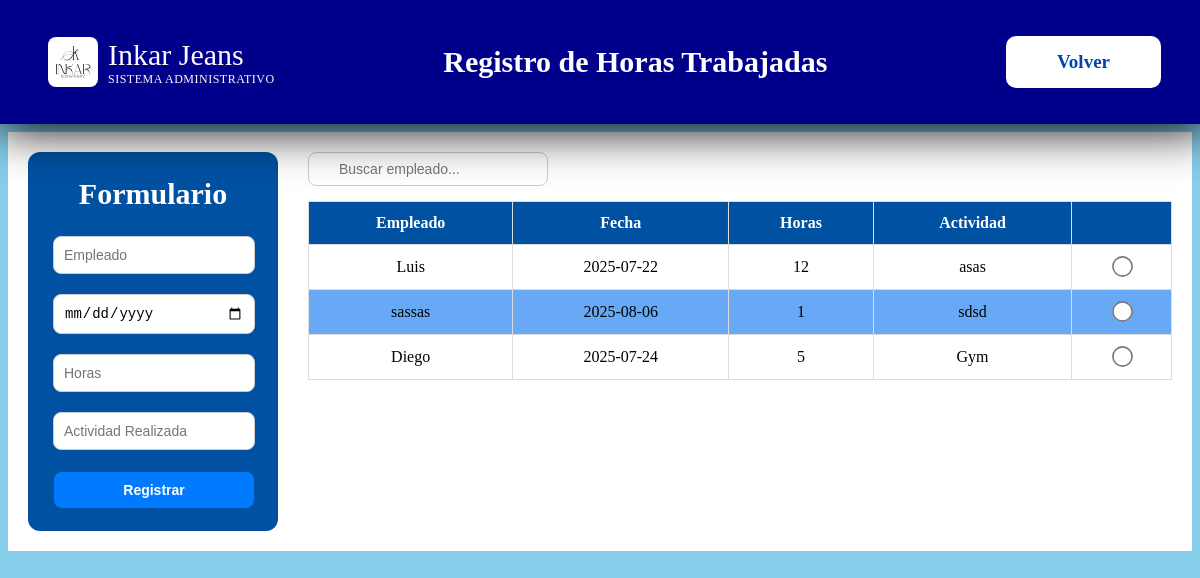
Screenshot of /horas with the database file from the repository.
### app.py (models this page shows)
class HorasTrabajadas(tablita):
    __tablename__ = "Horas"
    id = Column(Integer, primary_key=True)
    empleado = Column(String(100), nullable=False)
    fecha = Column(String(20), nullable=False)
    horas = Column(Integer, nullable=False)
    actividad = Column(String(200), nullable=False)

### app.py (the view, shortened to what this page needs)
@app.route('/horas', methods=['GET', 'POST'])
def horas_trabajadas():
    horas = session.query(HorasTrabajadas).all()
    return render_template('horas_trabajadas.html', horas=horas)

### templates/horas_trabajadas.html (shortened to what this page needs)
<!DOCTYPE html>
<html lang="es">
<head>
  <link rel="stylesheet" href="{{ url_for('static', filename='estilos.css') }}">
  <link rel="stylesheet" href="{{ url_for('static', filename='horas_trabajadas.css') }}">
</head>
<body class="FondoHorasTrabajadas">
  <nav>
    <div class="enlaces">
      <div class="logo">
        <img src="{{ url_for('static', filename='imgs/logoInkar.jpg') }}" alt="Logo Inkar">
        <div class="titu">
          Inkar Jeans<br>
          <span>SISTEMA ADMINISTRATIVO</span>
        </div>
      </div>
      <h1 class="Titulo">Registro de Horas Trabajadas</h1>
      <a href="{{ url_for('administracion') }}" class="BotonVolver">Volver</a>
    </div>
  </nav>
  <div class="ContenedorBlanco">
    <div class="ContenedorHorizontal">
      <div class="ContenedorDelFormulario">
        <h2 class="TituloFormulario">Formulario</h2>
        <form method="POST">
          <div class="FormularioVertical">
            <input type="text" name="empleado" placeholder="Empleado" required>
            <input type="date" name="fecha" required>
            <input type="number" name="horas" placeholder="Horas" required>
            <input type="text" name="actividad" placeholder="Actividad Realizada" required>
            <button type="submit">Registrar</button>
          </div>
        </form>
      </div>
      <div class="ContenedorTabla">
        <input type="text" id="buscadorEmpleado" class="BuscadorDeEmpleado" placeholder="Buscar empleado..." onkeyup="filtrarEmpleado()">
        <table>
          <thead>
            <tr>
              <th>Empleado</th>
              <th>Fecha</th>
              <th>Horas</th>
              <th>Actividad</th>
              <th></th>
            </tr>
          </thead>
          <tbody>
            {% for hora in horas %}
            <tr>
              <td>{{ hora.empleado }}</td>
              <td>{{ hora.fecha }}</td>
              <td>{{ hora.horas }}</td>
              <td>{{ hora.actividad }}</td>
              <td>
                <input type="radio" name="seleccionEliminar" value="{{ hora.id }}" onclick="toggleSeleccion(this)">
              </td>
            </tr>
            {% endfor %}
          </tbody>
        </table>
      </div>
    </div>
  </div>
</body>
</html>

### static/estilos.css (style rules this page uses)
body { background-image: url(https://media.istockphoto.com/id/1305533078/photo/multicolored-straight-strands-texture-background-sewing-equipment-loom-equipment-at-a-garment.jpg?s=612x612&w=0&k=20&c=zGDhSsF_nCyM7vIA0WB3dIqkHE_TpNRDRxWDAqpLFlI=); background-repeat: no-repeat; background-size: cover; background-attachment: fixed; background-color: transparent; overflow: hidden; height: auto; }
button { padding: 7px; border: none; border-radius: 5px; font-weight: bold; cursor: pointer; background-color: cyan; color: purple; position: relative; bottom: 70px; left: 40px; }
a { background-color: transparent; color: aqua; width: 115px; border-radius: 100%; text-decoration: none; }
.enlaces { background-color: darkblue; box-shadow: 0px 5px 50px black; padding: 20px 50px; display: flex; justify-content: space-between; align-items: center; position: relative; bottom: 8px; right: 10px; width: 94%; }
.logo { display: flex; left: 40px; }
.logo img { width: 50px; height: 50px; border-radius: 8px; }
.logo span { display: block; letter-spacing: 0.5px; color: snow; font-size: 12px; }

### static/horas_trabajadas.css (style rules this page uses)
.FondoHorasTrabajadas { background-color: skyblue; background-image: none; }
.Titulo { color: white; font-size: 30px; }
.titu { color: snow; position: relative; font-size: 30px; left: 10px; top: 1px }
.BotonVolver { background-color: rgb(255, 255, 255); color: rgb(0, 69, 173); padding: 15px 20px; border-radius: 10px; text-decoration: none; font-size: 19px; font-weight: bold; text-align: center; }
.ContenedorBlanco { background-color: #ffffff; padding: 20px; width: auto; }
.ContenedorHorizontal { display: flex; gap: 30px; }
.ContenedorTabla { flex-grow: 1; }
.BuscadorDeEmpleado { padding: 8px 8px 8px 30px; border-radius: 8px; width: 200px; margin-bottom: 15px; background-image: url('https://cdn-icons-png.flaticon.com/512/622/622669.png'); background-size: 16px; background-repeat: no-repeat; background-position: 8px center; border: 1px solid #ccc; font-size: 14px; }
.TituloFormulario { color: white; text-align: center; font-size: 30px; margin-top: 0px; }
.ContenedorDelFormulario { background-color: #0051a2; padding: 25px; border-radius: 12px; max-width: 200px; }
.FormularioVertical { display: flex; flex-direction: column; gap: 20px; }
input[type="radio"] { transform: scale(1.6); cursor: pointer; }
form input, form button { padding: 10px; border-radius: 8px; border: 1px solid #ccc; font-size: 14px; }
form input { width: 180px; }
form button { background-color: #007bff; color: white; border: none; transition: background-color 0.3s ease; cursor: pointer; position: relative; top: 2px; left: 1px; }
table { width: 100%; border-collapse: collapse; }
table thead { background-color: #0051a2; color: white; }
table th, table td { padding: 12px; border: 1px solid #ddd; text-align: center; }
table tbody tr:nth-child(even) { background-color: #67a9f4; }

### rows the page displays
HorasTrabajadas: empleado "Luis", fecha "2025-07-22", horas "12", actividad "asas"
HorasTrabajadas: empleado "sassas", fecha "2025-08-06", horas "1", actividad "sdsd"
HorasTrabajadas: empleado "Diego", fecha "2025-07-24", horas "5", actividad "Gym"
